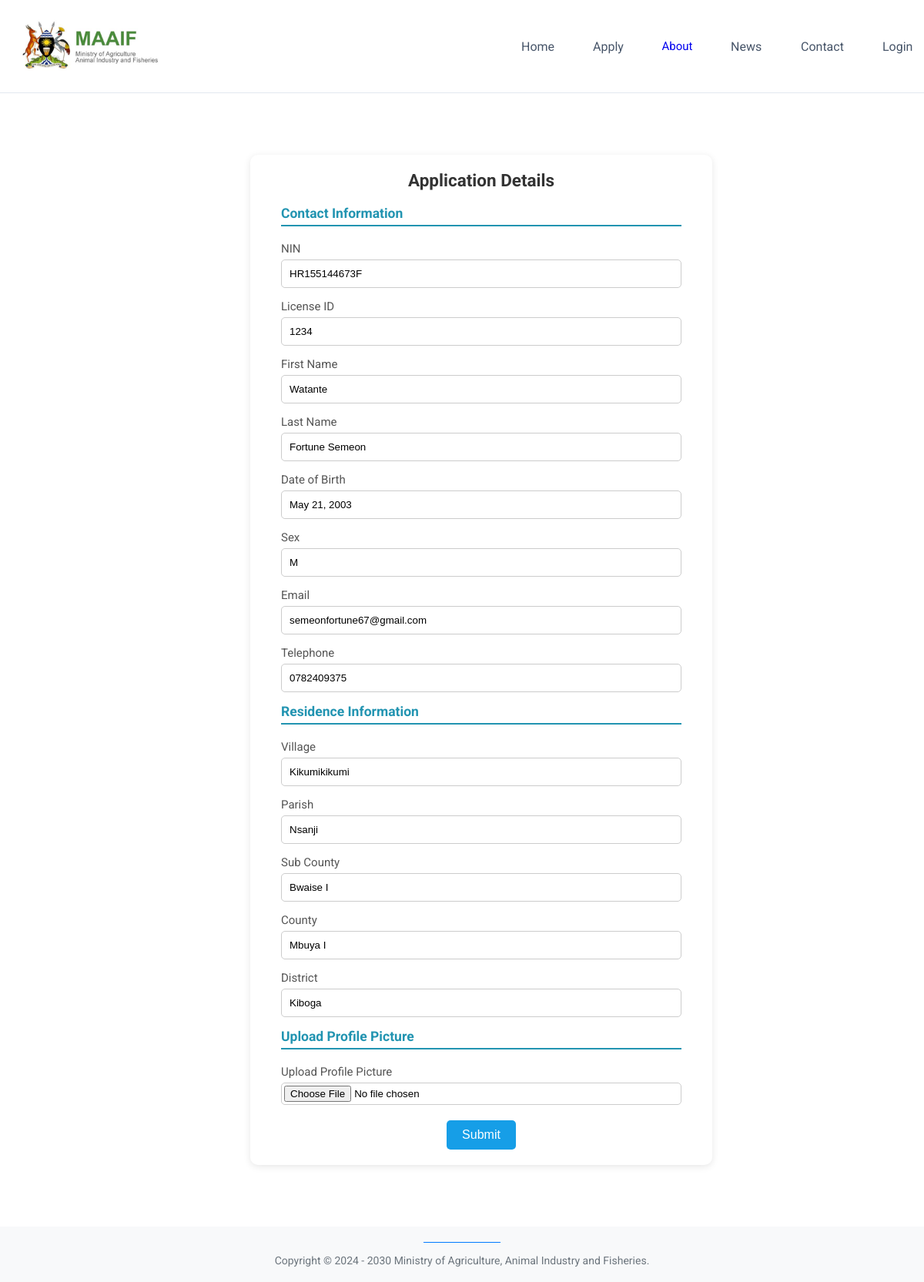
Page /update_details/1/ on the committed database.
### staff_app/models.py (models this page shows, shortened)
class Trader(models.Model):
    profile_picture = models.ImageField(
        null=True,
        blank=True,
        upload_to='profile_pictures')
    nin = models.CharField(max_length=30, unique=True)
    license_id = models.IntegerField(unique=True)
    first_name = models.CharField(max_length=30)
    last_name = models.CharField(max_length=30)
    email = models.EmailField(max_length=30)
    sex = models.CharField(max_length=1)
    date_of_birth = models.DateField()
    telephone = models.IntegerField(unique=True)
    village = models.CharField(max_length=30)
    parish = models.CharField(max_length=30)
    s_county = models.CharField(max_length=30)
    county = models.CharField(max_length=30)
    district = models.CharField(max_length=30)
    date_submitted = models.DateField(auto_now_add=True)
    date_approved = models.DateField(null=True)
    date_rejected = models.DateField(null=True)
    status = models.CharField(
        max_length=1,
        choices=ApplicantChoices.choices()
        )

### index_app/views.py (the view, shortened to what this page needs)
# urls.py: path('update_details/<int:applicant_id>/', UpdateApplicantDetails.as_view(), name='update_applicant_details'),
class UpdateApplicantDetails(View):
    model = apps.get_model('staff_app', 'Trader')
    template_name = 'index_app/update_details.html'
    def get(self, request, applicant_id):
        applicant = get_object_or_404(self.model, id=applicant_id)
        return render(request, self.template_name, {'applicant': applicant})

### templates/index_app/update_details.html (shortened to what this page needs)
{% extends 'index_app/base.html' %}
{% load static %}
{% block extra_styles %}
<link rel="stylesheet" href="{% static 'index_app/applypage.css' %}">
{% endblock %}
{% block content %}
    <div class="form-container">
        <h2>Application Details</h2>
        <form action="{% url 'update_applicant_details' applicant_id=applicant.id %}" method="post" class="beautiful-form" enctype="multipart/form-data">
            <div class="section">
                <h3>Contact Information</h3>
                <div class="field-group">
                    <label for="nin">NIN</label>
                    <input type="text" id="nin" name="nin" value="{{ applicant.nin}}" required>
                </div>
                <div class="field-group">
                    <label for="license_id">License ID</label>
                    <input type="text" id="license_id" name="license_id" value="{{ applicant.license_id}}" required>
                </div>
                <div class="field-group">
                    <label for="first_name">First Name</label>
                    <input type="text" id="first_name" name="first_name" value="{{ applicant.first_name }}" required>
                </div>
                <div class="field-group">
                    <label for="last_name-name">Last Name</label>
                    <input type="text" id="last_name-name" name="last_name-name" value="{{ applicant.last_name }}" required>
                </div>
                <div class="field-group">
                    <label for="date_of_birth">Date of Birth</label>
                    <input type="text" id="date_of_birth" name="date_of_birth" value="{{ applicant.date_of_birth }}" required>
                </div>
                <div class="field-group">
                    <label for="sex">Sex</label>
                    <input id="sex" name="sex" value="{{ applicant.sex }}" required>
                </div>
                <div class="field-group">
                    <label for="email">Email</label>
                    <input type="email" id="email" name="email" value="{{ applicant.email }}" required>
                </div>
                <div class="field-group">
                    <label for="telephone">Telephone</label>
                    <input type="tel" id="telephone" name="telephone" value="0{{ applicant.telephone }}" required>
                </div>
            </div>
            <div class="section">
                <h3>Residence Information</h3>
                <div class="field-group">
                    <label for="village">Village</label>
                    <input type="text" id="village" name="village" value="{{ applicant.village }}" required>
                </div>
                <div class="field-group">
                    <label for="parish">Parish</label>
                    <input type="text" id="parish" name="parish" value="{{ applicant.parish }}" required>
                </div>
                <div class="field-group">
                    <label for="s_county">Sub County</label>
                    <input type="text" id="s_county" name="s_county" value="{{ applicant.s_county }}" required>
                </div>
                <div class="field-group">
                    <label for="county">County</label>
                    <input type="text" id="county" name="county" value="{{ applicant.county }}" required>
                </div>
                <div class="field-group">
                    <label for="district">District</label>
                    <input type="text" id="district" name="district" value="{{ applicant.district }}" required>
                </div>
            </div>
            <div class="section">
                <h3>Upload Profile Picture</h3>
                <div class="field-group">
                    <label for="profile_picture">Upload Profile Picture</label>
                    <input type="file" id="profile_picture" name="profile_picture" accept="image/*">
                </div>
            </div>
            <div class="submit-section">
                <button type="submit">Submit</button>
            </div>
        </form>
    </div>
{% endblock %}

### static/index_app/base.css (style rules this page uses)
* { margin: 0; padding: 0; box-sizing: border-box; }
html { font-size: 62.5%; font-family: 'Roboto', sans-serif; }

### static/index_app/applypage.css (style rules this page uses)
.form-container { background-color: #fff; padding: 20px 40px; border-radius: 10px; box-shadow: 0 2px 10px rgba(0, 0, 0, 0.1); width: 100%; max-width: 600px; margin: auto; font-size: 1.5rem; margin-top: 30px; margin-bottom: 30px; }
.form-container h2 { text-align: center; margin-bottom: 20px; color: #333; }
.section h3 { border-bottom: 2px solid #2294b1; padding-bottom: 5px; margin-bottom: 20px; color: #2294b1; }
.field-group { margin-bottom: 15px; }
.field-group label { display: block; margin-bottom: 5px; color: #555; }
.field-group input, .field-group select { width: 100%; padding: 10px; border: 1px solid #ccc; border-radius: 5px; }
.field-group input[type="file"] { padding: 3px; }
.submit-section { text-align: center; margin-top: 20px; }
.submit-section button { background-color: #169ee7; color: white; padding: 10px 20px; border: none; border-radius: 5px; cursor: pointer; font-size: 16px; transition: background-color 0.3s ease; }

### rows in the picture
Trader: nin "HR155144673F", license_id "1234", first_name "Watante", last_name-name "Fortune Semeon", date_of_birth "May 21, 2003", sex "M", email "semeonfortune67@gmail.com", telephone "0782409375", village "Kikumikikumi", parish "Nsanji", s_county "Bwaise I", county "Mbuya I", district "Kiboga"
